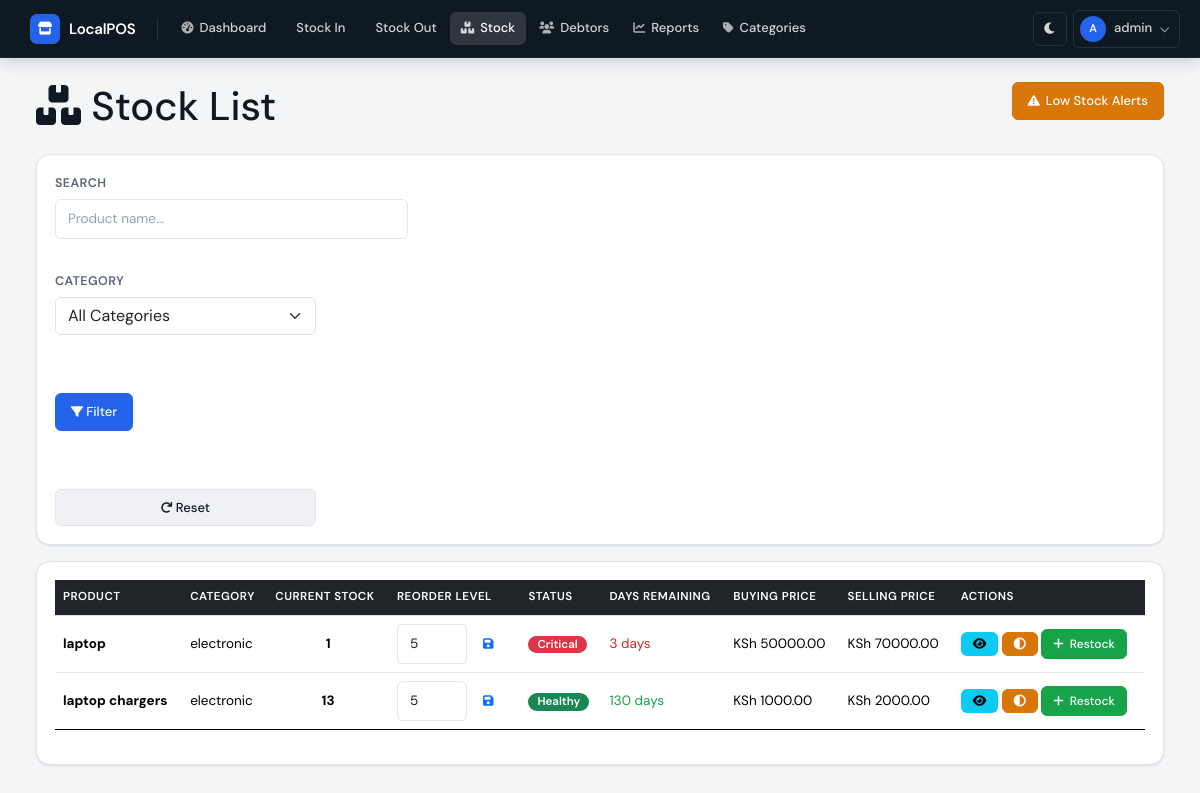
The page /stock/ (signed in) on the database as committed earlier.
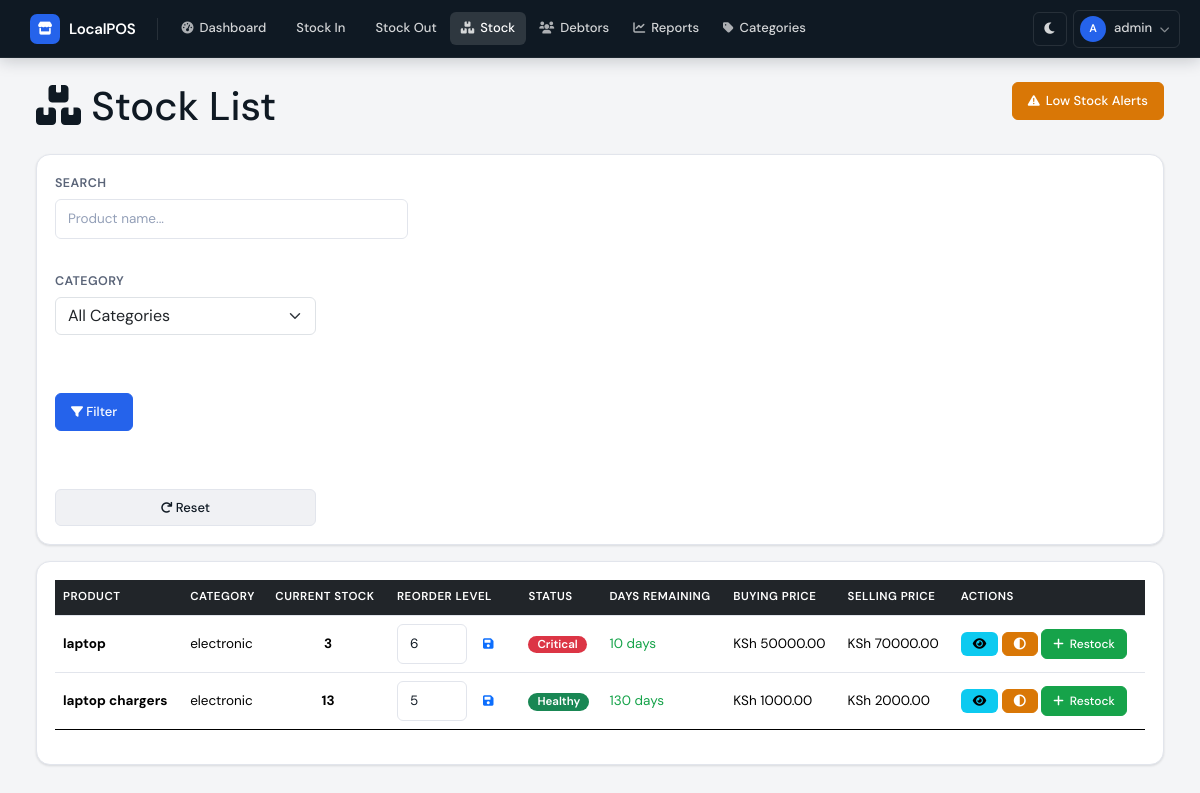
The same page on the database as committed later.
### database/models.py (models this page shows)
class Product(db.Model):
    __tablename__ = 'products'
    id = db.Column(db.Integer, primary_key=True)
    name = db.Column(db.String(200), nullable=False)
    category_id = db.Column(db.Integer, db.ForeignKey('categories.id'), nullable=False)
    current_stock = db.Column(db.Integer, default=0)
    reorder_level = db.Column(db.Integer, default=5)
    buying_price = db.Column(db.Float, default=0.0)
    selling_price = db.Column(db.Float, default=0.0)
    unit_type = db.Column(db.String(50), default='piece')  # piece, crate, kg, meter
    unit_conversion = db.Column(db.Integer, default=1)  # e.g., 1 crate = 24 bottles
    image_filename = db.Column(db.String(200), nullable=True)
    is_active = db.Column(db.Boolean, default=True)
    created_at = db.Column(db.DateTime, default=datetime.utcnow)
    updated_at = db.Column(db.DateTime, default=datetime.utcnow, onupdate=datetime.utcnow)
    variants = db.relationship('ProductVariant', backref='product', lazy=True)
    stock_entries = db.relationship('StockEntry', backref='product', lazy=True)
    sale_items = db.relationship('SaleItem', backref='product', lazy=True)

class Category(db.Model):
    __tablename__ = 'categories'
    id = db.Column(db.Integer, primary_key=True)
    name = db.Column(db.String(100), unique=True, nullable=False)
    description = db.Column(db.String(200))
    created_at = db.Column(db.DateTime, default=datetime.utcnow)
    products = db.relationship('Product', backref='category', lazy=True)

### routes/stock_management.py (the view)
@stock_bp.route('/')
@login_required
def stock_list():
    category_id = request.args.get('category', type=int)
    search = request.args.get('search', '')
    query = Product.query.filter_by(is_active=True)
    if category_id:
        query = query.filter_by(category_id=category_id)
    if search:
        query = query.filter(Product.name.ilike(f'%{search}%'))
    products = query.order_by(Product.name).all()
    categories = Category.query.all()
    for product in products:
        product.stock_status = get_stock_status(product)
        product.days_remaining = calculate_days_remaining(product)
    return render_template('stock_list.html',
                         products=products,
                         categories=categories,
                         selected_category=category_id,
                         search=search)

### app.py (called while the page is built)
@login_manager.user_loader
def load_user(user_id):
    return User.query.get(int(user_id))

### routes/stock_management.py (called while the page is built)
def calculate_days_remaining(product):
    if product.current_stock <= 0:
        return 0
    thirty_days_ago = datetime.utcnow() - timedelta(days=30)
    avg_daily_sales = db.session.query(
        func.coalesce(func.sum(SaleItem.quantity) / 30.0, 0)
    ).filter(
        SaleItem.product_id == product.id,
        SaleItem.sale.has(Sale.sale_date >= thirty_days_ago)
    ).scalar()
    if avg_daily_sales <= 0:
        return 999  # No sales, unlimited days
    days = int(product.current_stock / avg_daily_sales)
    return days

def get_stock_status(product):
    if product.current_stock <= 0:
        return {'status': 'out_of_stock', 'color': 'danger', 'text': 'Out of Stock'}
    elif product.current_stock <= product.reorder_level:
        return {'status': 'critical', 'color': 'danger', 'text': 'Critical'}
    elif product.current_stock <= product.reorder_level * 2:
        return {'status': 'low', 'color': 'warning', 'text': 'Low'}
    else:
        return {'status': 'healthy', 'color': 'success', 'text': 'Healthy'}

### templates/stock_list.html (shortened to what the changed rows need)
{% extends "base.html" %}
{% block content %}
<div class="container-fluid">
    <h1 class="mb-4">
        <i class="fas fa-boxes"></i> Stock List
        <a href="{{ url_for('stock_management.low_stock') }}" class="btn btn-warning float-end">
            <i class="fas fa-exclamation-triangle"></i> Low Stock Alerts
        </a>
    </h1>
    <div class="card">
        <div class="card-body">
            <div class="table-responsive">
                <table class="table table-hover">
                    <thead class="table-dark">
                        <tr>
                            <th>Product</th>
                            <th>Category</th>
                            <th>Current Stock</th>
                            <th>Reorder Level</th>
                            <th>Status</th>
                            <th>Days Remaining</th>
                            <th>Buying Price</th>
                            <th>Selling Price</th>
                            <th>Actions</th>
                        </tr>
                    </thead>
                    <tbody>
                        {% for product in products %}
                        <tr>
                            <td>
                                <strong>{{ product.name }}</strong>
                            </td>
                            <td>{{ product.category.name }}</td>
                            <td class="text-center">
                                <strong>{{ product.current_stock }}</strong>
                            </td>
                            <td>
                                <form method="POST" action="{{ url_for('stock_management.update_reorder_level', product_id=product.id) }}" class="d-flex">
                                    <input type="number" name="reorder_level" value="{{ product.reorder_level }}"
                                           class="form-control form-control-sm" style="width: 70px;">
                                    <button type="submit" class="btn btn-sm btn-outline-primary ms-1">
                                        <i class="fas fa-save"></i>
                                    </button>
                                </form>
                            </td>
                            <td>
                                <span class="badge bg-{{ product.stock_status.color }}">
                                    {{ product.stock_status.text }}
                                </span>
                            </td>
                            <td>
                                {% if product.days_remaining == 999 %}
                                    <span class="text-muted">No sales data</span>
                                {% elif product.days_remaining <= 0 %}
                                    <span class="text-danger">Out of stock</span>
                                {% else %}
                                    <span class="{% if product.days_remaining <= 3 %}text-danger{% elif product.days_remaining <= 7 %}text-warning{% else %}text-success{% endif %}">
                                        {{ product.days_remaining }} days
                                    </span>
                                {% endif %}
                            </td>
                            <td>KSh {{ "%.2f"|format(product.buying_price) }}</td>
                            <td>KSh {{ "%.2f"|format(product.selling_price) }}</td>
                            <td>
                                <a href="{{ url_for('stock_management.product_detail', product_id=product.id) }}"
                                   class="btn btn-sm btn-info">
                                    <i class="fas fa-eye"></i>
                                </a>
                                <a href="{{ url_for('stock_management.adjust_stock', product_id=product.id) }}"
                                   class="btn btn-sm btn-warning">
                                    <i class="fas fa-adjust"></i>
                                </a>
                                <a href="{{ url_for('stock_in.stock_in_page') }}"
                                   class="btn btn-sm btn-success">
                                    <i class="fas fa-plus"></i> Restock
                                </a>
                            </td>
                        </tr>
                        {% else %}
                        <tr>
                            <td colspan="9" class="text-center">No products found</td>
                        </tr>
                        {% endfor %}
                    </tbody>
                </table>
            </div>
        </div>
    </div>
</div>
{% endblock %}

Rows that differ between the two databases and show on the page:
changed Product "laptop": current_stock "1" → "3"; reorder_level "5" → "6"; days_remaining "3" → "10"
